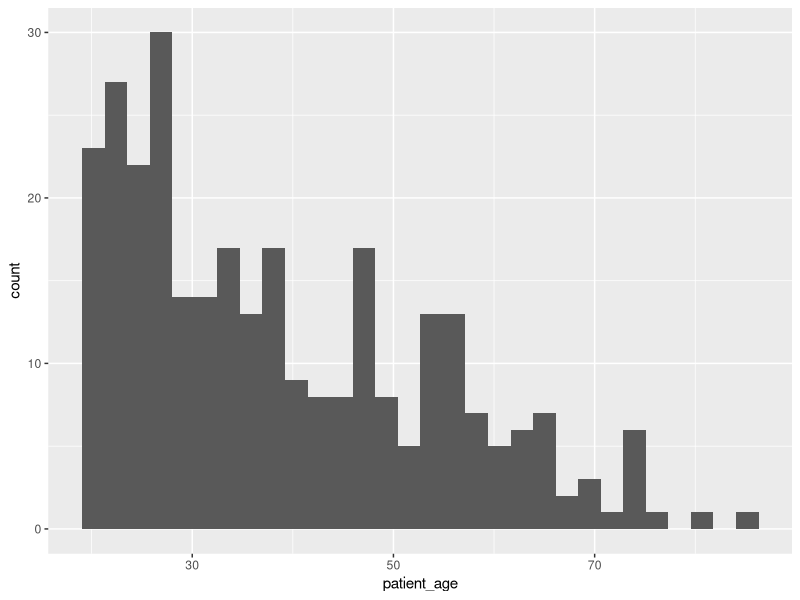
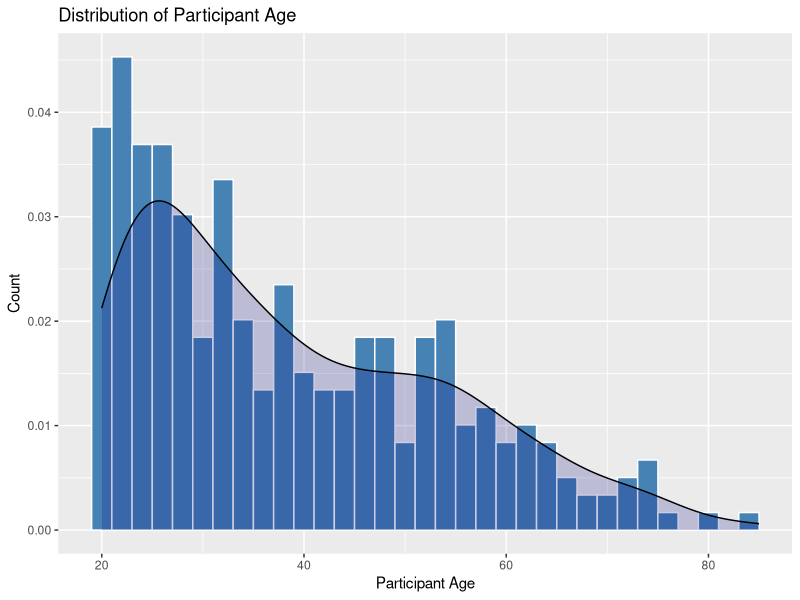
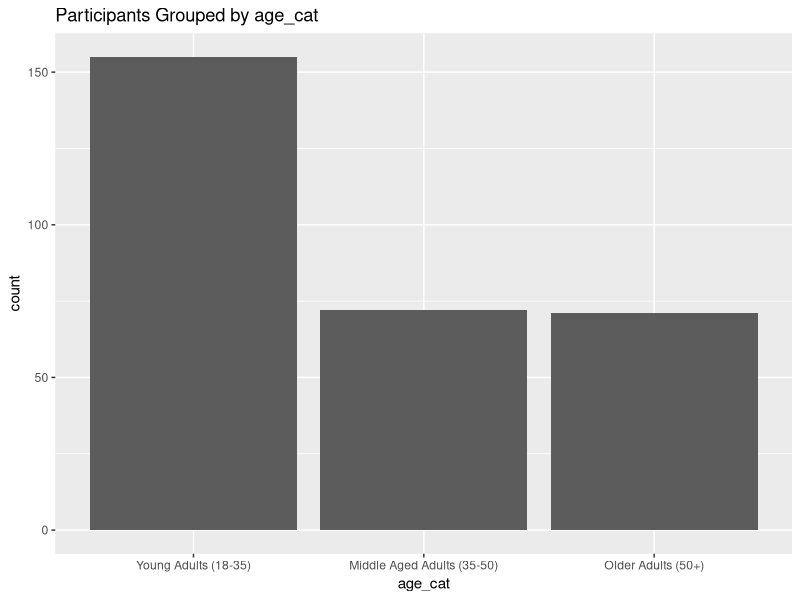
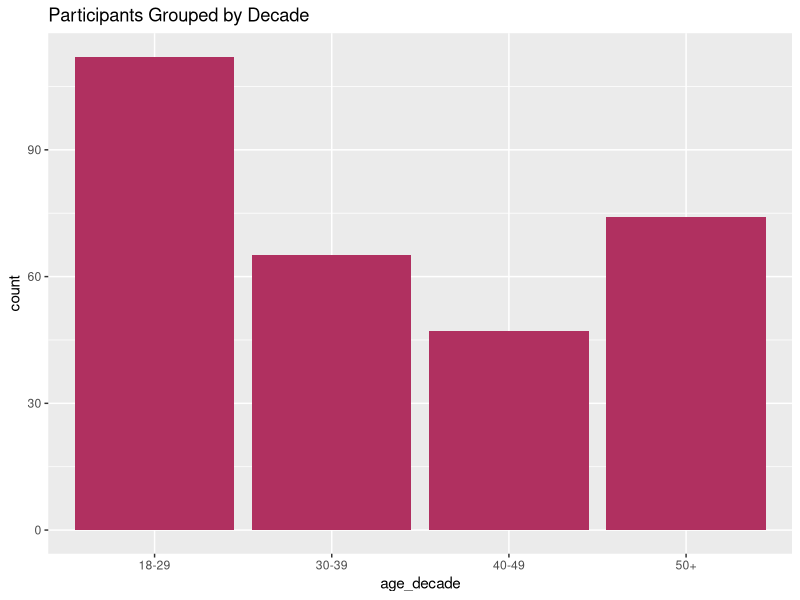

Reproduce these figures in R, in order.
############################
## Prelim Analyses - Coding
## 
############################

## Prelim Analysis Plan:
## 1. LOAD
## 2. CLEAN
## 3. RECODE
## 4. CALCULATE
## 5. ANALYZE

## 1. LOAD LIBRARIES; UPLOAD DATA

# load libraries
library(tidyverse)

# find directory location
getwd()

# load dataset (raw, NOT labels version)
raw_LSU = read.csv(file = "./data/LonelinessAndSubstan-ALLDATA_DATA_2025-12-16_1345.csv")


# check that everything worked
skimr::skim(raw_LSU)
names(raw_LSU)
raw_LSU
view(raw_LSU) # <- use to view file from RStudio


## 2. EXPLORATORY ANALYSIS

# Age ('patient_age')
raw_LSU |> 
  summarise(
    age_mean = mean(patient_age),
    age_sd = sd(patient_age))
    
ggplot(data = raw_LSU, aes(x = patient_age))+
geom_histogram()

skimr::skim(raw_LSU, patient_age)

# Age by decade
age_df <- raw_LSU |> 
  mutate(
    age_decade = cut(
      patient_age,
      breaks = c(18, 30, 40, 50, Inf),
      labels = c("18-29", "30-39", "40-49", "50+"),
      right = FALSE),
    age_decade = factor(
      age_decade,
      levels = c(
        "18-29",
        "30-39",
        "40-49",
        "50+")))

# Age by category
age_df <- age_df |> 
  mutate(
    age_cat = case_when(
      patient_age >= 18 & patient_age <= 35 ~ "Young Adults (18-35)",
      patient_age >= 35 & patient_age <= 50 ~ "Middle Aged Adults (35-50)",
      patient_age >= 50 ~ "Older Adults (50+)"),
    age_cat = factor(
      age_cat,
      levels = c(
        "Young Adults (18-35)",
        "Middle Aged Adults (35-50)",
        "Older Adults (50+)")))
  
# Age continuous Histogram
ggplot(age_df, aes(x = patient_age)) +
  geom_histogram(aes(y = ..density..),
                 binwidth = 2, fill = "steelblue", color = "white")+
  geom_density(alpha = .2, fill = "navy") +
  labs(title = "Distribution of Participant Age", x = "Participant Age", y = "Count")

# Age by categories (18-35, 35-50, 50+)
ggplot(age_df, aes(x = age_cat)) + 
  geom_bar(fill = "grey36") +
  labs(title = "Participants Grouped by age_cat")

# Age by decade
ggplot(age_df, aes(x = age_decade)) + 
  geom_bar(fill = "maroon") +
  labs(title = "Participants Grouped by Decade")

# Continuous Age Summary
age_df |> 
  summarise(
    mean_age = mean(patient_age),
    sd_age = sd(patient_age),
    median_age = median(patient_age),
    IQR_age = IQR(patient_age),
    min_age = min(patient_age),
    max_age = max(patient_age))





## 2. CLEAN DATA FOR PRELIM ANALYSIS

# view var names
var_names = names(raw_LSU)
view(var_names)
class(var_names)
var_names = data.frame(variable = var_names)
#write_csv(var_names, "var_names_table.csv")

# select needed variables
loneliness_df = raw_LSU |> 
  select(
    record_id,
    patient_age,
    patient_gender,
    patient_ethnicity,
    patient_race,
    patient_race_2,
    gad_score,
    phq_score,
    in_tune,
    companion,
    turn_to,
    alone,
    group,
    outgoing,
    common,
    close,
    interest_ideas,
    close_people,
    left_out,
    relationship,
    knows_you,
    isolated,
    companionship,
    understand,
    shy,
    around_you,
    talk_to,
    turn,
    tobacco,
    males,
    females,
    drugs,
    meds,
    cigarette_1,
    alcohol_1,
    alcohol_2,
    marijuana_1,
    cocaine_1,
    heroin_1,
    opioid_1,
    med_anxiety_1,
    adhd_1,
    illegal_drug_1)
    
    
    
    
view(loneliness_df)



# recode dichot variables from 1(yes) 2(no) -> 1(yes) 0(no)
loneliness_df = loneliness_df |> 
  mutate(
    gender = case_when(
      patient_gender == 1 ~ 1,
      patient_gender == 2 ~ 0,
      TRUE                ~ NA),
    alcohol = case_when(
      alcohol_1 == 1 ~ 1,
      alcohol_1 == 2 ~ 0,
      TRUE           ~ NA),
    marijuana = case_when(
      marijuana_1 == 1 ~ 1,
      marijuana_1 == 2 ~ 0,
      TRUE             ~ NA),
    cocaine = case_when(
      cocaine_1 == 1 ~ 1,
      cocaine_1 == 2 ~ 0,
      TRUE           ~ NA),
    heroin = case_when(
      heroin_1 == 1 ~ 1,
      heroin_1 == 2 ~ 0,
      TRUE          ~ NA)
    )
  

## 3. Table 1 - Overall prevalence and prevalence by loneliness


## 4. Table 2 - Logistic Regression
